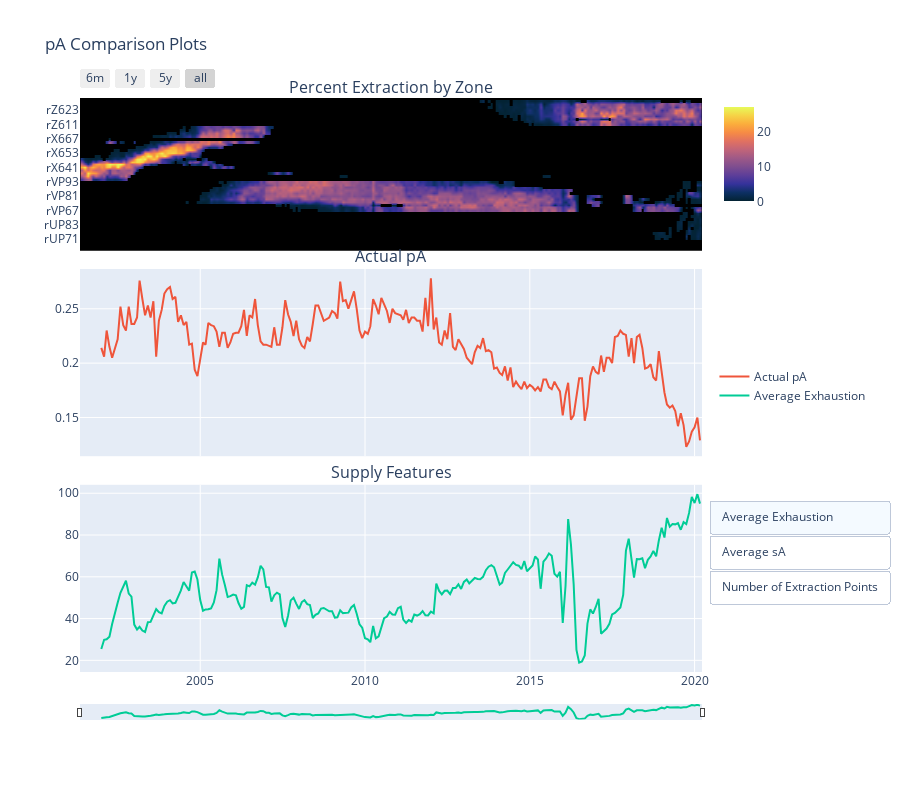

Write notebook code for a chart like this one.
### Markdown cell above
The format of the plots above is a great way to view the features and how they each may relate to the different outputs, however 5 plots stacked on top of each other may not be as user friendly (at least if you are not doing the analysis yourself), so the plots below were created to give a little more resolution to the features and outputs by being able to select one feature at a time

### Code cell
# pA Comparison Plots - zone heatmap, plots of pA, exhaustion, sA, number of extract points
# 3 subplots, last one is a selection of 3 variables
fig = make_subplots(rows=3,cols=1,
                   shared_xaxes=True,
                   vertical_spacing=0.05,
                    row_heights=[0.3,0.4,0.4],
                   subplot_titles=('Percent Extraction by Zone','Actual pA','Supply Features')
                   )
# set parameters for each plot
zone_map = go.Heatmap(
    z=zones['zone_percent_extracted'],
    x=zones['date'],
    y=zones['region_zone'],
    colorscale='thermal',
   connectgaps=False,
    zsmooth='best',
    name='Zone Extraction',
    colorbar=dict(
        len=0.2,y=0.905),
    showlegend=False
    )
pA_plot = go.Scatter(
    x = monthly_pA.datetime,
    y = monthly_pA.average_pA,
    name="Actual pA",
    yaxis='y2',
    showlegend=True)
exhaustion_plot = go.Scatter(
    x = monthly_pA.datetime,
    y = monthly_pA.average_exhaustion,
    name="Average Exhaustion",
    yaxis='y3',
    showlegend=True,
    visible=True)
sA_plot = go.Scatter(
    x = monthly_pA.datetime,
    y = monthly_pA.average_sA,
    name="Average sA",
    yaxis='y3',
    showlegend=True,
    visible=False)
number_points_plot = go.Scatter(
    x = monthly_pA.datetime,
    y = monthly_pA.number_extract_points,
    name="Number of Extraction Points",
    yaxis='y3',
    showlegend=True,
    visible=False)
# Add traces to the plot
fig.append_trace(zone_map,1,1)
fig.append_trace(pA_plot,2,1)
fig.append_trace(exhaustion_plot,3,1)
fig.append_trace(sA_plot,3,1)
fig.append_trace(number_points_plot,3,1)

fig.update_layout(
    title_text='pA Comparison Plots',
    height=800,
    legend=dict(
        y=0.5)
)
# Add dropdown to select supply variable
fig.update_layout(
    updatemenus=[
        dict(
            type='buttons',
            direction='down',
            active=0,
            x=1.3,
            y=.3,
            buttons=list([
                dict(label="Average Exhaustion",
                    method='update',
                    args=[{'visible':[True,True,True,False,False]}]),
                dict(label="Average sA",
                    method='update',
                    args=[{'visible':[True,True,False,True,False]}]),
                dict(label="Number of Extraction Points",
                    method='update',
                    args=[{'visible':[True,True,False,False,True]}]),
            ]),
        )
    ])
# Add black background to heatmap
fig.update_layout(
    shapes=[
        dict(
            fillcolor='black',
            layer='below',
            line={'width':4,'color':'black'},
            type='rect',
            x0=zones.date.min(),
            x1=zones.date.max(),
            xref='x',
            y0=0.74,
            y1=1,
            yref='paper'
        )
    ]
)

# Adding range slider
fig.update_layout(
    xaxis1=dict(
        rangeselector=dict(
            buttons=list([
                dict(count=6,
                    label='6m',
                    step='month',
                    stepmode='backward'),
                dict(count=1,
                    label='1y',
                    step='year',
                    stepmode='backward'),
                dict(count=5,
                    label='5y',
                    step='year',
                    stepmode='backward'),
                dict(step='all')
            ])
        ),
#         rangeslider=dict(
#         visible=True
#         ),
        type='date',
        showgrid=False
    ),
    yaxis1=dict(showgrid=False),
    xaxis3=dict(
        rangeslider=dict(
            visible=True,
            thickness=0.025)
    )
)


fig.write_html('Visualizations/pA_plots_select.html')
fig.show()

### Figure 1 — Plotly figure (JSON) as saved in the notebook; plotly's stock layout.template omitted (floating-point values rounded to 4 significant figures; data arrays with more than 128 entries replaced by an {"elided": "..."} marker saying what was removed)
{"data": [{"colorbar": {"len": 0.2, "y": 0.905}, "colorscale": [[0, "rgb(3, 35, 51)"], [0.09091, "rgb(13, 48, 100)"], [0.1818, "rgb(53, 50, 155)"], [0.2727, "rgb(93, 62, 153)"], [0.3636, "rgb(126, 77, 143)"], [0.4545, "rgb(158, 89, 135)"], [0.5455, "rgb(193, 100, 121)"], [0.6364, "rgb(225, 113, 97)"], [0.7273, "rgb(246, 139, 69)"], [0.8182, "rgb(251, 173, 60)"], [0.9091, "rgb(246, 211, 70)"], [1, "rgb(231, 250, 90)"]], "connectgaps": false, "name": "Zone Extraction", "showlegend": false, "type": "heatmap", "x": {"elided": "2770 str values"}, "xaxis": "x", "y": {"elided": "2770 str values"}, "yaxis": "y", "z": {"elided": "2770 float values"}, "zsmooth": "best"}, {"name": "Actual pA", "showlegend": true, "type": "scatter", "x": {"elided": "218 str values"}, "xaxis": "x2", "y": {"elided": "218 float values"}, "yaxis": "y2"}, {"name": "Average Exhaustion", "showlegend": true, "type": "scatter", "visible": true, "x": {"elided": "218 str values"}, "xaxis": "x3", "y": {"elided": "218 float values"}, "yaxis": "y3"}, {"name": "Average sA", "showlegend": true, "type": "scatter", "visible": false, "x": {"elided": "218 str values"}, "xaxis": "x3", "y": {"elided": "218 float values"}, "yaxis": "y3"}, {"name": "Number of Extraction Points", "showlegend": true, "type": "scatter", "visible": false, "x": {"elided": "218 str values"}, "xaxis": "x3", "y": {"elided": "218 int values"}, "yaxis": "y3"}], "layout": {"annotations": [{"font": {"size": 16}, "showarrow": false, "text": "Percent Extraction by Zone", "x": 0.5, "xanchor": "center", "xref": "paper", "y": 1, "yanchor": "bottom", "yref": "paper"}, {"font": {"size": 16}, "showarrow": false, "text": "Actual pA", "x": 0.5, "xanchor": "center", "xref": "paper", "y": 0.7045, "yanchor": "bottom", "yref": "paper"}, {"font": {"size": 16}, "showarrow": false, "text": "Supply Features", "x": 0.5, "xanchor": "center", "xref": "paper", "y": 0.3273, "yanchor": "bottom", "yref": "paper"}], "height": 800, "legend": {"y": 0.5}, "shapes": [{"fillcolor": "black", "layer": "below", "line": {"color": "black", "width": 4}, "type": "rect", "x0": "2001-06-01T00:00:00", "x1": "2020-03-01T00:00:00", "xref": "x", "y0": 0.74, "y1": 1, "yref": "paper"}], "title": {"text": "pA Comparison Plots"}, "updatemenus": [{"active": 0, "buttons": [{"args": [{"visible": [true, true, true, false, false]}], "label": "Average Exhaustion", "method": "update"}, {"args": [{"visible": [true, true, false, true, false]}], "label": "Average sA", "method": "update"}, {"args": [{"visible": [true, true, false, false, true]}], "label": "Number of Extraction Points", "method": "update"}], "direction": "down", "type": "buttons", "x": 1.3, "y": 0.3}], "xaxis": {"anchor": "y", "domain": [0, 1], "matches": "x3", "rangeselector": {"buttons": [{"count": 6, "label": "6m", "step": "month", "stepmode": "backward"}, {"count": 1, "label": "1y", "step": "year", "stepmode": "backward"}, {"count": 5, "label": "5y", "step": "year", "stepmode": "backward"}, {"step": "all"}]}, "showgrid": false, "showticklabels": false, "type": "date"}, "xaxis2": {"anchor": "y2", "domain": [0, 1], "matches": "x3", "showticklabels": false}, "xaxis3": {"anchor": "y3", "domain": [0, 1], "rangeslider": {"thickness": 0.025, "visible": true}}, "yaxis": {"anchor": "x", "domain": [0.7545, 1], "showgrid": false}, "yaxis2": {"anchor": "x2", "domain": [0.3773, 0.7045]}, "yaxis3": {"anchor": "x3", "domain": [0, 0.3273]}}}
